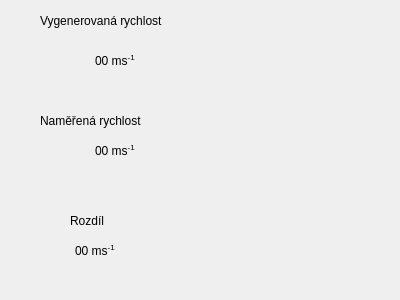
<?xml version="1.0" encoding="UTF-8"?>
<ui version="4.0">
 <class>Form</class>
 <widget class="QWidget" name="Form">
  <property name="geometry">
   <rect>
    <x>0</x>
    <y>0</y>
    <width>400</width>
    <height>300</height>
   </rect>
  </property>
  <property name="windowTitle">
   <string>Form</string>
  </property>
  <widget class="QWidget" name="">
   <property name="geometry">
    <rect>
     <x>30</x>
     <y>240</y>
     <width>86</width>
     <height>22</height>
    </rect>
   </property>
   <layout class="QHBoxLayout" name="horizontalLayout">
    <item>
     <spacer name="horizontalSpacer">
      <property name="orientation">
       <enum>Qt::Horizontal</enum>
      </property>
      <property name="sizeHint" stdset="0">
       <size>
        <width>40</width>
        <height>20</height>
       </size>
      </property>
     </spacer>
    </item>
    <item>
     <widget class="QLabel" name="label_6">
      <property name="text">
       <string>&lt;html&gt;&lt;head/&gt;&lt;body&gt;&lt;p&gt;00 ms&lt;span style=&quot; vertical-align:super;&quot;&gt;-1&lt;/span&gt;&lt;/p&gt;&lt;/body&gt;&lt;/html&gt;</string>
      </property>
     </widget>
    </item>
   </layout>
  </widget>
  <widget class="QWidget" name="">
   <property name="geometry">
    <rect>
     <x>70</x>
     <y>210</y>
     <width>80</width>
     <height>22</height>
    </rect>
   </property>
   <layout class="QHBoxLayout" name="horizontalLayout_2">
    <item>
     <widget class="QLabel" name="label_5">
      <property name="text">
       <string>Rozdíl</string>
      </property>
     </widget>
    </item>
    <item>
     <spacer name="horizontalSpacer_2">
      <property name="orientation">
       <enum>Qt::Horizontal</enum>
      </property>
      <property name="sizeHint" stdset="0">
       <size>
        <width>40</width>
        <height>20</height>
       </size>
      </property>
     </spacer>
    </item>
   </layout>
  </widget>
  <widget class="QWidget" name="">
   <property name="geometry">
    <rect>
     <x>50</x>
     <y>140</y>
     <width>86</width>
     <height>22</height>
    </rect>
   </property>
   <layout class="QHBoxLayout" name="horizontalLayout_3">
    <item>
     <spacer name="horizontalSpacer_3">
      <property name="orientation">
       <enum>Qt::Horizontal</enum>
      </property>
      <property name="sizeHint" stdset="0">
       <size>
        <width>40</width>
        <height>20</height>
       </size>
      </property>
     </spacer>
    </item>
    <item>
     <widget class="QLabel" name="label_4">
      <property name="text">
       <string>&lt;html&gt;&lt;head/&gt;&lt;body&gt;&lt;p&gt;00 ms&lt;span style=&quot; vertical-align:super;&quot;&gt;-1&lt;/span&gt;&lt;/p&gt;&lt;/body&gt;&lt;/html&gt;</string>
      </property>
     </widget>
    </item>
   </layout>
  </widget>
  <widget class="QWidget" name="">
   <property name="geometry">
    <rect>
     <x>40</x>
     <y>110</y>
     <width>148</width>
     <height>22</height>
    </rect>
   </property>
   <layout class="QHBoxLayout" name="horizontalLayout_4">
    <item>
     <widget class="QLabel" name="label_3">
      <property name="text">
       <string>Naměřená rychlost</string>
      </property>
     </widget>
    </item>
    <item>
     <spacer name="horizontalSpacer_4">
      <property name="orientation">
       <enum>Qt::Horizontal</enum>
      </property>
      <property name="sizeHint" stdset="0">
       <size>
        <width>40</width>
        <height>20</height>
       </size>
      </property>
     </spacer>
    </item>
   </layout>
  </widget>
  <widget class="QWidget" name="">
   <property name="geometry">
    <rect>
     <x>50</x>
     <y>50</y>
     <width>86</width>
     <height>22</height>
    </rect>
   </property>
   <layout class="QHBoxLayout" name="horizontalLayout_5">
    <item>
     <spacer name="horizontalSpacer_5">
      <property name="orientation">
       <enum>Qt::Horizontal</enum>
      </property>
      <property name="sizeHint" stdset="0">
       <size>
        <width>40</width>
        <height>20</height>
       </size>
      </property>
     </spacer>
    </item>
    <item>
     <widget class="QLabel" name="label_2">
      <property name="text">
       <string>&lt;html&gt;&lt;head/&gt;&lt;body&gt;&lt;p&gt;00 ms&lt;span style=&quot; vertical-align:super;&quot;&gt;-1&lt;/span&gt;&lt;/p&gt;&lt;/body&gt;&lt;/html&gt;</string>
      </property>
     </widget>
    </item>
   </layout>
  </widget>
  <widget class="QWidget" name="">
   <property name="geometry">
    <rect>
     <x>40</x>
     <y>10</y>
     <width>168</width>
     <height>22</height>
    </rect>
   </property>
   <layout class="QHBoxLayout" name="horizontalLayout_6">
    <item>
     <widget class="QLabel" name="label">
      <property name="text">
       <string>Vygenerovaná rychlost</string>
      </property>
     </widget>
    </item>
    <item>
     <spacer name="horizontalSpacer_6">
      <property name="orientation">
       <enum>Qt::Horizontal</enum>
      </property>
      <property name="sizeHint" stdset="0">
       <size>
        <width>40</width>
        <height>20</height>
       </size>
      </property>
     </spacer>
    </item>
   </layout>
  </widget>
 </widget>
 <resources/>
 <connections/>
</ui>
